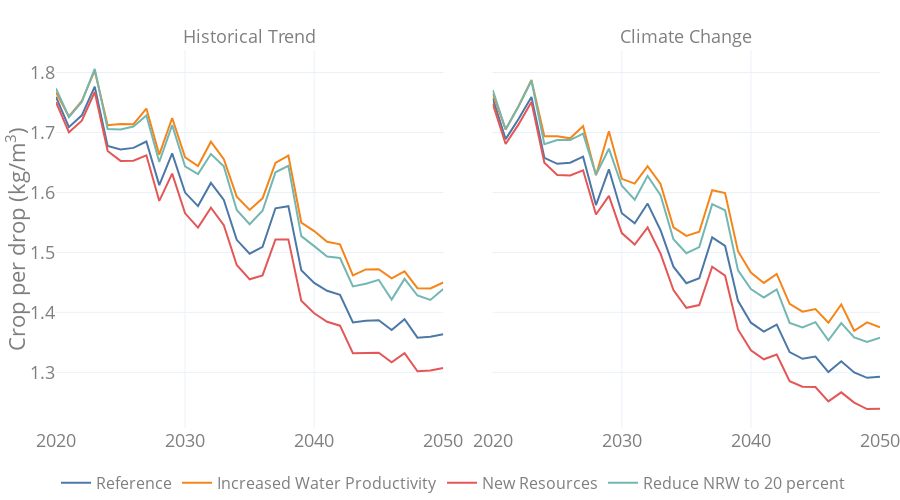

Notebook code cell kept with this figure:
### Code cell
dff_delivered = df_delivered.loc[df_delivered['type']=='Agriculture']
dff_delivered = dff_delivered.groupby(['Scenario', 'Climate', 'Year']).agg({'value': lambda r: sum(r) / 1000000}).reset_index()
dff_crop = df_crop.groupby(['Scenario', 'Climate', 'Year']).agg({'value': lambda r: sum(r) / 1000000}).reset_index()
dff = dff_delivered[['Scenario', 'Climate', 'Year']]
dff['value'] = dff_crop['value'] / dff_delivered['value']

fig = px.line(dff, x='Year', y='value', color='Scenario', facet_col='Climate',
              color_discrete_sequence=px.colors.qualitative.T10, 
              facet_col_spacing=0.06, labels=names, category_orders=category_orders)
fig.update_layout(layout, yaxis_title_text='Crop per drop (kg/m<sup>3</sup>)')
update_labels(fig)
fig.show()
fig.write_image("High level results/cropPerDrop.png", scale=4, width=900, height=500)
fig.write_html("High level results/cropPerDrop.html", include_plotlyjs='cdn')

### Figure 1 — Plotly figure (JSON) as saved in the notebook; plotly's stock layout.template omitted (floating-point values rounded to 4 significant figures)
{"data": [{"hovertemplate": "Scenario=Reference<br>Climate=Historical Trend<br>Year=%{x}<br>value=%{y}<extra></extra>", "legendgroup": "Reference", "line": {"color": "#4C78A8", "dash": "solid"}, "mode": "lines", "name": "Reference", "orientation": "v", "showlegend": true, "type": "scatter", "x": [2020, 2021, 2022, 2023, 2024, 2025, 2026, 2027, 2028, 2029, 2030, 2031, 2032, 2033, 2034, 2035, 2036, 2037, 2038, 2039, 2040, 2041, 2042, 2043, 2044, 2045, 2046, 2047, 2048, 2049, 2050], "xaxis": "x", "y": [1.759, 1.709, 1.729, 1.776, 1.677, 1.672, 1.674, 1.685, 1.612, 1.665, 1.6, 1.577, 1.616, 1.587, 1.521, 1.498, 1.509, 1.574, 1.577, 1.47, 1.449, 1.436, 1.429, 1.383, 1.386, 1.387, 1.37, 1.389, 1.358, 1.359, 1.363], "yaxis": "y"}, {"hovertemplate": "Scenario=Reference<br>Climate=Climate Change<br>Year=%{x}<br>value=%{y}<extra></extra>", "legendgroup": "Reference", "line": {"color": "#4C78A8", "dash": "solid"}, "mode": "lines", "name": "Reference", "orientation": "v", "showlegend": false, "type": "scatter", "x": [2020, 2021, 2022, 2023, 2024, 2025, 2026, 2027, 2028, 2029, 2030, 2031, 2032, 2033, 2034, 2035, 2036, 2037, 2038, 2039, 2040, 2041, 2042, 2043, 2044, 2045, 2046, 2047, 2048, 2049, 2050], "xaxis": "x2", "y": [1.757, 1.689, 1.722, 1.759, 1.658, 1.648, 1.649, 1.66, 1.579, 1.638, 1.565, 1.548, 1.581, 1.537, 1.476, 1.449, 1.457, 1.525, 1.511, 1.419, 1.383, 1.368, 1.38, 1.334, 1.323, 1.326, 1.301, 1.319, 1.3, 1.291, 1.293], "yaxis": "y2"}, {"hovertemplate": "Scenario=Increased Water Productivity<br>Climate=Historical Trend<br>Year=%{x}<br>value=%{y}<extra></extra>", "legendgroup": "Increased Water Productivity", "line": {"color": "#F58518", "dash": "solid"}, "mode": "lines", "name": "Increased Water Productivity", "orientation": "v", "showlegend": true, "type": "scatter", "x": [2020, 2021, 2022, 2023, 2024, 2025, 2026, 2027, 2028, 2029, 2030, 2031, 2032, 2033, 2034, 2035, 2036, 2037, 2038, 2039, 2040, 2041, 2042, 2043, 2044, 2045, 2046, 2047, 2048, 2049, 2050], "xaxis": "x", "y": [1.767, 1.727, 1.753, 1.803, 1.712, 1.714, 1.714, 1.74, 1.663, 1.724, 1.658, 1.644, 1.685, 1.655, 1.593, 1.571, 1.59, 1.649, 1.661, 1.55, 1.536, 1.518, 1.513, 1.462, 1.472, 1.472, 1.457, 1.468, 1.44, 1.44, 1.45], "yaxis": "y"}, {"hovertemplate": "Scenario=Increased Water Productivity<br>Climate=Climate Change<br>Year=%{x}<br>value=%{y}<extra></extra>", "legendgroup": "Increased Water Productivity", "line": {"color": "#F58518", "dash": "solid"}, "mode": "lines", "name": "Increased Water Productivity", "orientation": "v", "showlegend": false, "type": "scatter", "x": [2020, 2021, 2022, 2023, 2024, 2025, 2026, 2027, 2028, 2029, 2030, 2031, 2032, 2033, 2034, 2035, 2036, 2037, 2038, 2039, 2040, 2041, 2042, 2043, 2044, 2045, 2046, 2047, 2048, 2049, 2050], "xaxis": "x2", "y": [1.765, 1.705, 1.744, 1.788, 1.694, 1.694, 1.69, 1.711, 1.628, 1.702, 1.623, 1.615, 1.644, 1.614, 1.542, 1.528, 1.534, 1.604, 1.599, 1.502, 1.466, 1.449, 1.464, 1.414, 1.401, 1.405, 1.383, 1.413, 1.369, 1.383, 1.375], "yaxis": "y2"}, {"hovertemplate": "Scenario=New Resources<br>Climate=Historical Trend<br>Year=%{x}<br>value=%{y}<extra></extra>", "legendgroup": "New Resources", "line": {"color": "#E45756", "dash": "solid"}, "mode": "lines", "name": "New Resources", "orientation": "v", "showlegend": true, "type": "scatter", "x": [2020, 2021, 2022, 2023, 2024, 2025, 2026, 2027, 2028, 2029, 2030, 2031, 2032, 2033, 2034, 2035, 2036, 2037, 2038, 2039, 2040, 2041, 2042, 2043, 2044, 2045, 2046, 2047, 2048, 2049, 2050], "xaxis": "x", "y": [1.75, 1.7, 1.72, 1.767, 1.669, 1.653, 1.653, 1.662, 1.586, 1.631, 1.565, 1.541, 1.574, 1.545, 1.479, 1.455, 1.462, 1.522, 1.522, 1.419, 1.398, 1.384, 1.378, 1.332, 1.332, 1.333, 1.317, 1.332, 1.302, 1.303, 1.307], "yaxis": "y"}, {"hovertemplate": "Scenario=New Resources<br>Climate=Climate Change<br>Year=%{x}<br>value=%{y}<extra></extra>", "legendgroup": "New Resources", "line": {"color": "#E45756", "dash": "solid"}, "mode": "lines", "name": "New Resources", "orientation": "v", "showlegend": false, "type": "scatter", "x": [2020, 2021, 2022, 2023, 2024, 2025, 2026, 2027, 2028, 2029, 2030, 2031, 2032, 2033, 2034, 2035, 2036, 2037, 2038, 2039, 2040, 2041, 2042, 2043, 2044, 2045, 2046, 2047, 2048, 2049, 2050], "xaxis": "x2", "y": [1.748, 1.681, 1.713, 1.751, 1.65, 1.629, 1.628, 1.637, 1.563, 1.594, 1.532, 1.513, 1.542, 1.498, 1.437, 1.408, 1.412, 1.476, 1.461, 1.371, 1.337, 1.322, 1.33, 1.285, 1.276, 1.275, 1.251, 1.267, 1.249, 1.239, 1.239], "yaxis": "y2"}, {"hovertemplate": "Scenario=Reduce NRW to 20 percent<br>Climate=Historical Trend<br>Year=%{x}<br>value=%{y}<extra></extra>", "legendgroup": "Reduce NRW to 20 percent", "line": {"color": "#72B7B2", "dash": "solid"}, "mode": "lines", "name": "Reduce NRW to 20 percent", "orientation": "v", "showlegend": true, "type": "scatter", "x": [2020, 2021, 2022, 2023, 2024, 2025, 2026, 2027, 2028, 2029, 2030, 2031, 2032, 2033, 2034, 2035, 2036, 2037, 2038, 2039, 2040, 2041, 2042, 2043, 2044, 2045, 2046, 2047, 2048, 2049, 2050], "xaxis": "x", "y": [1.773, 1.726, 1.751, 1.806, 1.706, 1.705, 1.71, 1.728, 1.651, 1.712, 1.643, 1.631, 1.664, 1.643, 1.571, 1.547, 1.569, 1.634, 1.644, 1.527, 1.51, 1.493, 1.491, 1.443, 1.448, 1.454, 1.421, 1.456, 1.428, 1.421, 1.439], "yaxis": "y"}, {"hovertemplate": "Scenario=Reduce NRW to 20 percent<br>Climate=Climate Change<br>Year=%{x}<br>value=%{y}<extra></extra>", "legendgroup": "Reduce NRW to 20 percent", "line": {"color": "#72B7B2", "dash": "solid"}, "mode": "lines", "name": "Reduce NRW to 20 percent", "orientation": "v", "showlegend": false, "type": "scatter", "x": [2020, 2021, 2022, 2023, 2024, 2025, 2026, 2027, 2028, 2029, 2030, 2031, 2032, 2033, 2034, 2035, 2036, 2037, 2038, 2039, 2040, 2041, 2042, 2043, 2044, 2045, 2046, 2047, 2048, 2049, 2050], "xaxis": "x2", "y": [1.771, 1.705, 1.743, 1.786, 1.68, 1.687, 1.687, 1.698, 1.629, 1.673, 1.611, 1.588, 1.628, 1.595, 1.522, 1.499, 1.509, 1.58, 1.57, 1.47, 1.439, 1.425, 1.438, 1.382, 1.375, 1.384, 1.353, 1.382, 1.358, 1.351, 1.358], "yaxis": "y2"}], "layout": {"annotations": [{"font": {}, "showarrow": false, "text": "Historical Trend", "x": 0.235, "xanchor": "center", "xref": "paper", "y": 1, "yanchor": "bottom", "yref": "paper"}, {"font": {}, "showarrow": false, "text": "Climate Change", "x": 0.765, "xanchor": "center", "xref": "paper", "y": 1, "yanchor": "bottom", "yref": "paper"}], "autosize": true, "font": {"color": "#7f7f7f", "size": 18}, "height": 500, "hoverlabel": {"align": "left"}, "hovermode": "closest", "legend": {"font": {"size": 16}, "orientation": "h", "title": {"text": ""}, "tracegroupgap": 0}, "margin": {"b": 0, "l": 0, "r": 0, "t": 50}, "paper_bgcolor": "#fff", "plot_bgcolor": "#fff", "showlegend": true, "xaxis": {"anchor": "y", "domain": [0, 0.47], "title": {"text": ""}}, "xaxis2": {"anchor": "y2", "domain": [0.53, 1], "matches": "x", "title": {"text": ""}}, "yaxis": {"anchor": "x", "domain": [0, 1], "title": {"text": "Crop per drop (kg/m<sup>3</sup>)"}}, "yaxis2": {"anchor": "x2", "domain": [0, 1], "matches": "y", "showticklabels": false}}}
